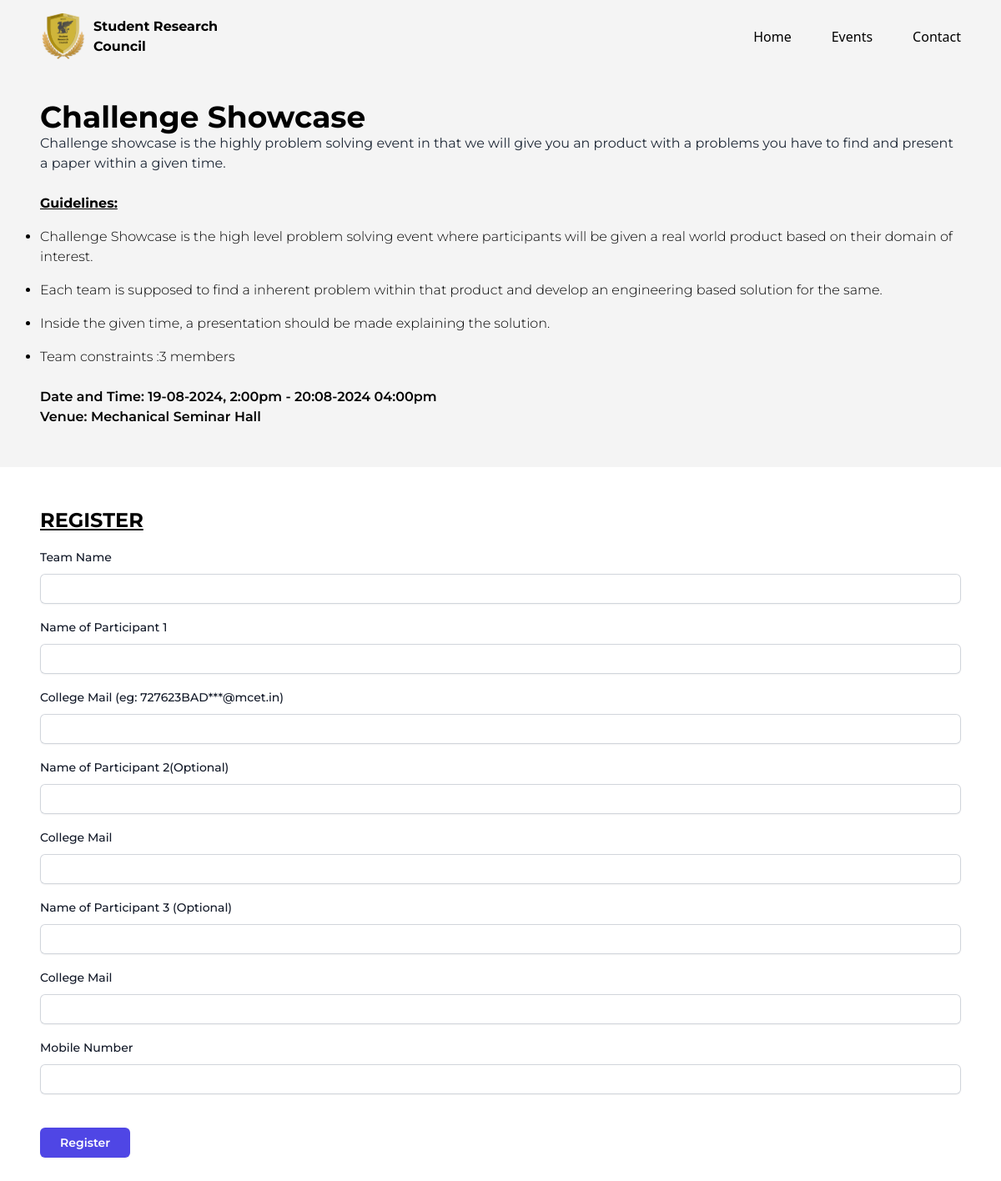
The page /challengeshowcase/ on the database its author committed.
### core/models.py (models this page shows, shortened)
class Event(models.Model):
    name = models.CharField(max_length=50)
    shortdescription = models.TextField(null=True)
    description = models.TextField()
    date = models.DateField()
    timing = models.CharField(max_length=50)
    imagepath = models.CharField(max_length=75)
    venue = models.CharField(max_length=50)
    limit = models.PositiveIntegerField()
    closed = models.BooleanField(default=False)

### core/views.py (the view, shortened to what this page needs)
# urls.py: path('challengeshowcase/', ctv.challengeshowcase),
def challengeshowcase(request):
    model = Event.objects.get(name="Challenge Showcase")
    if not model.closed:
        return render(request, 'applications/challengeshowcase.html', {"data":model})
    else:
        return redirect('/registrationclosed')

### core/views.py (called while the page is built)
@register.filter
@register.filter(name='split')
def split(value, key):
    value.split("key")
    return value.split(key)

### core/templates/applications/challengeshowcase.html (shortened to what this page needs)
{% load static %}
{% load static tailwind_tags %}
<!DOCTYPE html>
<html lang="en">
<head>
    <link href="https://cdn.jsdelivr.net/npm/flowbite@2.5.1/dist/flowbite.min.css" rel="stylesheet" />
    <link href="{% static 'css/main.css' %}" rel="stylesheet"/>
    {% tailwind_css %}
</head>
<body class="">
    {% include 'core/nav2.html' %}
    <div class="w-full min-h-[100vh] font-montserrat">
            <div class="bg-[#f4f4f4] mt-12 p-6 lg:p-12">
                    <p class="font-bold text-4xl text-black mt-6">{{data.name}}</p>
                    <p class="text-gray-800">{{data.shortdescription}}</p>
                    <ul class="mt-6">
                        <p class="font-bold text-black underline">Guidelines:</p>
                        {% for i in data.description|split:"/" %}
                            <li class="font-light text-black mt-4 list-disc">{{i}}</li>
                        {%endfor%}
                    </ul>
                    <p class="font-semibold text-black mt-6">Date and Time: 19-08-2024, 2:00pm - 20:08-2024 04:00pm</p>
                    <p class="font-semibold text-black">Venue: {{data.venue}}</p>
            </div>
            <div class="p-6 lg:p-12">
                <p class="font-bold text-2xl text-black underline">REGISTER</p>
                <form class="bg-white form" method="POST">
                  <div class="space-y-12">
                    <div>
                      <div class="mt-4  gap-x-6 gap-y-8 sm:grid-cols-6">
                              <div class="sm:col-span-3 mt-4">
                                <label for="title" class="block text-sm font-medium leading-6 text-gray-900">Team Name</label>
                                <div class="mt-2 min-w-full">
                                  <div class="min-w-full flex rounded-md shadow-sm ring-1 ring-inset ring-gray-300 focus-within:ring-2 focus-within:ring-inset focus-within:ring-indigo-600 sm:max-w-md">
                                    <input required type="text" maxlength="100" name="teamname" id="title" value="{{title}}" class="min-w-full block border-0 bg-transparent py-1.5 pl-4 text-gray-900 placeholder:text-gray-400 focus:ring-0 sm:text-sm sm:leading-6" >
                                  </div>
                                </div>
                              </div>
                              <div class="sm:col-span-3 mt-4">
                                  <label for="title" class="block text-sm font-medium leading-6 text-gray-900">Name of Participant 1</label>
                                  <div class="mt-2 min-w-full">
                                    <div class="min-w-full flex rounded-md shadow-sm ring-1 ring-inset ring-gray-300 focus-within:ring-2 focus-within:ring-inset focus-within:ring-indigo-600 sm:max-w-md">
                                      <input required type="text" maxlength="100" name="p1" id="title" value="{{title}}" class="min-w-full block border-0 bg-transparent py-1.5 pl-4 text-gray-900 placeholder:text-gray-400 focus:ring-0 sm:text-sm sm:leading-6" >
                                    </div>
                                  </div>
                              </div>
                              <div class="sm:col-span-3 mt-4">
                                  <label for="title" class="block text-sm font-medium leading-6 text-gray-900">College Mail (eg: 727623BAD***@mcet.in)</label>
                                  <div class="mt-2 min-w-full">
                                    <div class="min-w-full flex rounded-md shadow-sm ring-1 ring-inset ring-gray-300 focus-within:ring-2 focus-within:ring-inset focus-within:ring-indigo-600 sm:max-w-md">
                                      <input required type="email" name="e1" id="title" class="m1 email min-w-full block border-0 bg-transparent py-1.5 pl-4 text-gray-900 placeholder:text-gray-400 focus:ring-0 sm:text-sm sm:leading-6" >
                                    </div>
                                  </div>
                              </div>
                              <div class="sm:col-span-3 mt-4">
                                <label for="title" class="block text-sm font-medium leading-6 text-gray-900">Name of Participant 2(Optional)</label>
                                <div class="mt-2 min-w-full">
                                  <div class="min-w-full flex rounded-md shadow-sm ring-1 ring-inset ring-gray-300 focus-within:ring-2 focus-within:ring-inset focus-within:ring-indigo-600 sm:max-w-md">
                                    <input type="text" maxlength="100" name="p2" id="title" value="{{title}}" class="min-w-full block border-0 bg-transparent py-1.5 pl-4 text-gray-900 placeholder:text-gray-400 focus:ring-0 sm:text-sm sm:leading-6" >
                                  </div>
                                </div>
                              </div>
                            <div class="sm:col-span-3 mt-4">
                                <label for="title" class="block text-sm font-medium leading-6 text-gray-900">College Mail</label>
                                <div class="mt-2 min-w-full">
                                  <div class="min-w-full flex rounded-md shadow-sm ring-1 ring-inset ring-gray-300 focus-within:ring-2 focus-within:ring-inset focus-within:ring-indigo-600 sm:max-w-md">
                                    <input type="email" name="e2" id="title" class="email min-w-full block border-0 bg-transparent py-1.5 pl-4 text-gray-900 placeholder:text-gray-400 focus:ring-0 sm:text-sm sm:leading-6" >
                                  </div>
                                </div>
                            </div>
                            <div class="sm:col-span-3 mt-4">
                              <label for="title" class="block text-sm font-medium leading-6 text-gray-900">Name of Participant 3 (Optional)</label>
                              <div class="mt-2 min-w-full">
                                <div class="min-w-full flex rounded-md shadow-sm ring-1 ring-inset ring-gray-300 focus-within:ring-2 focus-within:ring-inset focus-within:ring-indigo-600 sm:max-w-md">
                                  <input type="text" maxlength="100" name="p3" id="title" value="{{title}}" class="min-w-full block border-0 bg-transparent py-1.5 pl-4 text-gray-900 placeholder:text-gray-400 focus:ring-0 sm:text-sm sm:leading-6" >
                                </div>
                              </div>
                            </div>
                          <div class="sm:col-span-3 mt-4">
                              <label for="title" class="block text-sm font-medium leading-6 text-gray-900">College Mail</label>
                              <div class="mt-2 min-w-full">
                                <div class="min-w-full flex rounded-md shadow-sm ring-1 ring-inset ring-gray-300 focus-within:ring-2 focus-within:ring-inset focus-within:ring-indigo-600 sm:max-w-md">
                                  <input type="email" name="e3" id="title" class="email min-w-full block border-0 bg-transparent py-1.5 pl-4 text-gray-900 placeholder:text-gray-400 focus:ring-0 sm:text-sm sm:leading-6" >
                                </div>
                              </div>
                          </div>
                              <div class="sm:col-span-3 mt-4">
                                  <label for="title" class="block text-sm font-medium leading-6 text-gray-900">Mobile Number</label>
                                  <div class="mt-2 min-w-full">
                                    <div class="min-w-full flex rounded-md shadow-sm ring-1 ring-inset ring-gray-300 focus-within:ring-2 focus-within:ring-inset focus-within:ring-indigo-600 sm:max-w-md">
                                      <input required type="number" maxlength="100" name="contact" id="title" value="{{title}}" class="contact min-w-full block border-0 bg-transparent py-1.5 pl-4 text-gray-900 placeholder:text-gray-400 focus:ring-0 sm:text-sm sm:leading-6" >
                                    </div>
                                  </div>
                              </div>
                      </div>
                    </div>
                    </div>
                    <div class="mt-6">
                      <button type="submit" name="submissiontype" value="redirect" class=" mt-4 submitbtn w-full lg:w-auto  rounded-md bg-indigo-600 px-6 py-2 text-sm font-semibold text-white shadow-sm hover:bg-indigo-500 focus-visible:outline focus-visible:outline-2 focus-visible:outline-offset-2 focus-visible:outline-indigo-600">Register</button>
                    </div>
                  </div>
            </div>
</body>
</html>

### static/css/main.css (style rules this page uses)
html { scroll-behavior: smooth; }

### rows shown on the page
Event: name "Challenge Showcase", shortdescription "Challenge showcase is the highly problem solving event in that we will give you an product with a problems you have to find and present a paper within a given time.", venue "Mechanical Seminar Hall"

### other values the page prints
{{ i }} "Challenge Showcase is the high level problem solving event where participants will be given a real world product based on their domain of interest." "Each team is supposed to find a inherent problem within that product and develop an engineering based solution for the same." "Inside the given time, a presentation should be made explaining the solution." "Team constraints :3 members"
